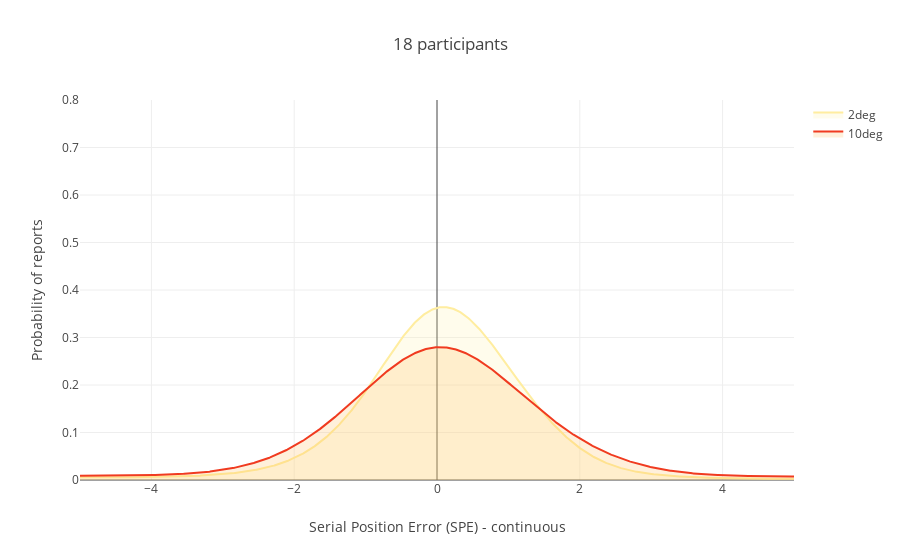

Here is the notebook cell this chart was saved with:
### Code cell
trace_data = []
distributions = []
fill_colors = ['rgba(255,237,160,0.2)', 'rgba(254,178,76,0.2)', 'rgba(240,59,32,0.2)']
for j,e in enumerate(cuePosdata['cueEccentricity1'].unique().sort()):
        ecc_data = cuePosdata[cuePosdata['cueEccentricity1']==e]
        X = ecc_data['responsePosRelative0'].to_numpy()
        # Gaussian KDE
        #kde = KernelDensity(kernel='gaussian').fit(X)
        kde = gaussian_kde(X)
        log_dens = kde(X_plot)
        distributions.append({'ecc' : ecc, 'dist' : X, 'dens': log_dens})
        trace_data.append(go.Scatter(x = X_plot, y = log_dens,
                                  mode='lines', fill = 'tozeroy', fillcolor = fill_colors[j], name = str(e) + 'deg', line = dict(color = colors[j], width = 2) ))
        
fig = tools.make_subplots(rows=1, cols=1)
fig['layout'].update(barmode='group', title = str(int(len(data)/280))+' participants')
fig['layout']['xaxis1'].update(title='Serial Position Error (SPE) - continuous')
fig['layout']['yaxis1'].update(title='Probability of reports', range = [0,0.8])
for i in range(ecc_length):
    fig.add_trace(trace_data[i], 1, 1)
iplot(fig, filename='SPE_distributions_curve_fits_zoomed_in')

### Figure 1 — Plotly figure (JSON) as saved in the notebook; plotly's stock layout.template omitted (floating-point values rounded to 4 significant figures; data arrays with more than 128 entries replaced by an {"elided": "..."} marker saying what was removed)
{"data": [{"fill": "tozeroy", "fillcolor": "rgba(255,237,160,0.2)", "line": {"color": "rgb(255,237,160)", "width": 2}, "mode": "lines", "name": "2deg", "type": "scatter", "uid": "50df8a79-8a44-4f62-b057-29fd00d20142", "x": {"elided": "1000 float values"}, "xaxis": "x", "y": {"elided": "1000 float values"}, "yaxis": "y"}, {"fill": "tozeroy", "fillcolor": "rgba(254,178,76,0.2)", "line": {"color": "rgb(240,59,32)", "width": 2}, "mode": "lines", "name": "10deg", "type": "scatter", "uid": "04881e14-4b36-4182-bdda-a245fc369075", "x": {"elided": "1000 float values"}, "xaxis": "x", "y": {"elided": "1000 float values"}, "yaxis": "y"}], "layout": {"barmode": "group", "title": {"text": "18 participants"}, "xaxis": {"anchor": "y", "domain": [0, 1], "title": {"text": "Serial Position Error (SPE) - continuous"}}, "yaxis": {"anchor": "x", "domain": [0, 1], "range": [0, 0.8], "title": {"text": "Probability of reports"}}}}
